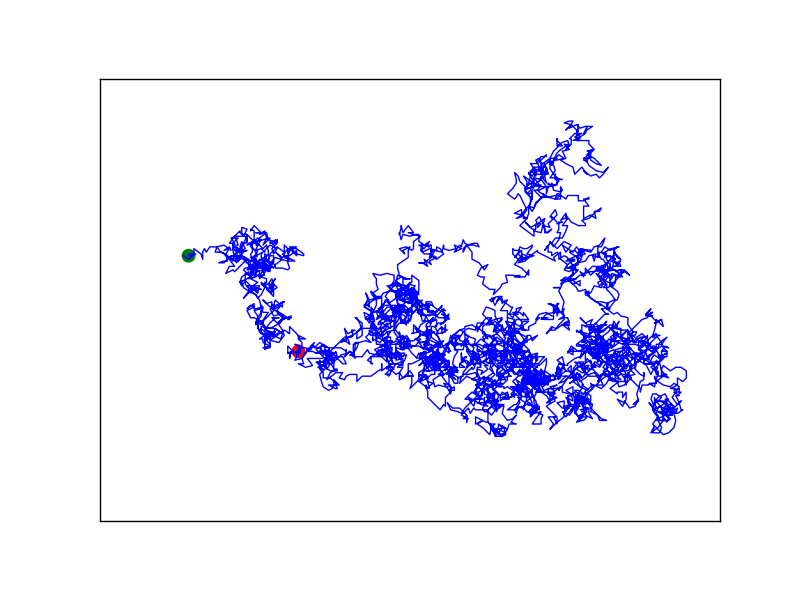

Write Python code to recreate this figure.
import matplotlib.pyplot as plt

from random_walk import RandomWalk

# Keep making new walks, as long as the program is active.
while True:
    # Make a random walk.
    rw = RandomWalk(5000)
    rw.fill_walk()

    # Plot the points in the walk.
    plt.style.use('classic')
    fig, ax = plt.subplots()
    point_numbers = range(rw.num_points)
    ax.plot(rw.x_values, rw.y_values, linewidth=1)  # Modified this line
    ax.set_aspect('equal')

    # Emphasize the first and last points.
    ax.scatter(0, 0, c='green', edgecolors='none', s=100)
    ax.scatter(rw.x_values[-1], rw.y_values[-1], c='red', edgecolors='none',
        s=100)

    # Remove the axes.
    ax.get_xaxis().set_visible(False)
    ax.get_yaxis().set_visible(False)
    
    plt.show()

    keep_running = input("Make another walk? (y/n): ")
    if keep_running == 'n':
        break
